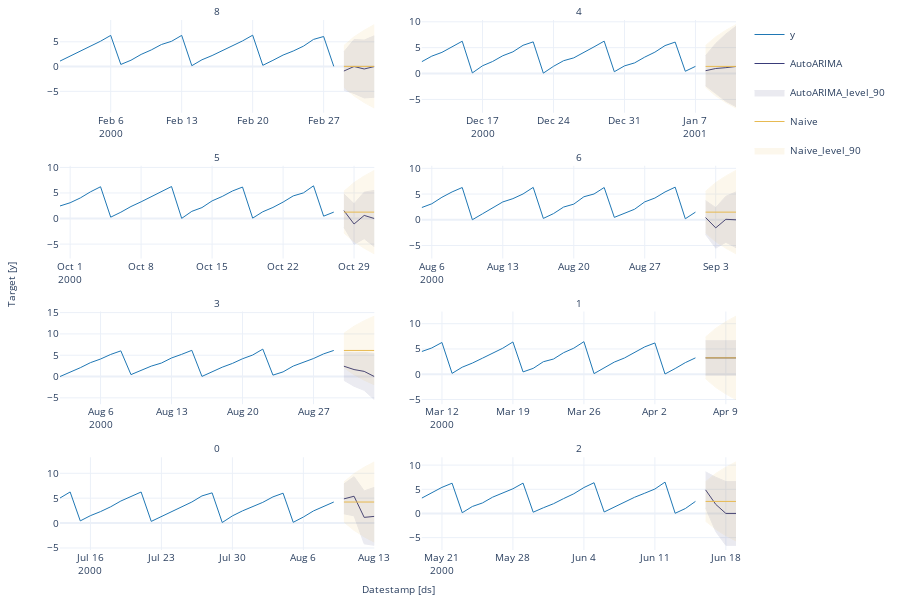

Notebook code for this chart:
### Code cell
#| hide
fcst.plot(panel_df, fcsts_df, models=['AutoARIMA', 'Naive'], max_insample_length=28)

### Figure 1 — Plotly figure (JSON) as saved in the notebook; plotly's stock layout.template omitted (floating-point values rounded to 4 significant figures)
{"data": [{"legendgroup": "y", "line": {"color": "#1f77b4", "width": 1}, "mode": "lines", "name": "y", "showlegend": true, "type": "scatter", "x": ["2000-02-01T00:00:00", "2000-02-02T00:00:00", "2000-02-03T00:00:00", "2000-02-04T00:00:00", "2000-02-05T00:00:00", "2000-02-06T00:00:00", "2000-02-07T00:00:00", "2000-02-08T00:00:00", "2000-02-09T00:00:00", "2000-02-10T00:00:00", "2000-02-11T00:00:00", "2000-02-12T00:00:00", "2000-02-13T00:00:00", "2000-02-14T00:00:00", "2000-02-15T00:00:00", "2000-02-16T00:00:00", "2000-02-17T00:00:00", "2000-02-18T00:00:00", "2000-02-19T00:00:00", "2000-02-20T00:00:00", "2000-02-21T00:00:00", "2000-02-22T00:00:00", "2000-02-23T00:00:00", "2000-02-24T00:00:00", "2000-02-25T00:00:00", "2000-02-26T00:00:00", "2000-02-27T00:00:00", "2000-02-28T00:00:00"], "xaxis": "x", "y": [1.111, 2.092, 3.239, 4.178, 5.12, 6.291, 0.4281, 1.278, 2.453, 3.358, 4.45, 5.101, 6.294, 0.1773, 1.372, 2.225, 3.206, 4.071, 5.177, 6.334, 0.2544, 1.26, 2.324, 3.138, 4.11, 5.484, 6.069, 0.0405], "yaxis": "y"}, {"legendgroup": "y", "line": {"color": "#1f77b4", "width": 1}, "mode": "lines", "name": "y", "showlegend": false, "type": "scatter", "x": ["2000-12-11T00:00:00", "2000-12-12T00:00:00", "2000-12-13T00:00:00", "2000-12-14T00:00:00", "2000-12-15T00:00:00", "2000-12-16T00:00:00", "2000-12-17T00:00:00", "2000-12-18T00:00:00", "2000-12-19T00:00:00", "2000-12-20T00:00:00", "2000-12-21T00:00:00", "2000-12-22T00:00:00", "2000-12-23T00:00:00", "2000-12-24T00:00:00", "2000-12-25T00:00:00", "2000-12-26T00:00:00", "2000-12-27T00:00:00", "2000-12-28T00:00:00", "2000-12-29T00:00:00", "2000-12-30T00:00:00", "2000-12-31T00:00:00", "2001-01-01T00:00:00", "2001-01-02T00:00:00", "2001-01-03T00:00:00", "2001-01-04T00:00:00", "2001-01-05T00:00:00", "2001-01-06T00:00:00", "2001-01-07T00:00:00"], "xaxis": "x2", "y": [2.281, 3.365, 4.096, 5.206, 6.249, 0.1218, 1.499, 2.336, 3.442, 4.196, 5.462, 6.126, 0.07894, 1.393, 2.487, 3.031, 4.05, 5.159, 6.263, 0.3521, 1.478, 2.059, 3.178, 4.133, 5.404, 6.082, 0.4384, 1.387], "yaxis": "y2"}, {"legendgroup": "y", "line": {"color": "#1f77b4", "width": 1}, "mode": "lines", "name": "y", "showlegend": false, "type": "scatter", "x": ["2000-09-30T00:00:00", "2000-10-01T00:00:00", "2000-10-02T00:00:00", "2000-10-03T00:00:00", "2000-10-04T00:00:00", "2000-10-05T00:00:00", "2000-10-06T00:00:00", "2000-10-07T00:00:00", "2000-10-08T00:00:00", "2000-10-09T00:00:00", "2000-10-10T00:00:00", "2000-10-11T00:00:00", "2000-10-12T00:00:00", "2000-10-13T00:00:00", "2000-10-14T00:00:00", "2000-10-15T00:00:00", "2000-10-16T00:00:00", "2000-10-17T00:00:00", "2000-10-18T00:00:00", "2000-10-19T00:00:00", "2000-10-20T00:00:00", "2000-10-21T00:00:00", "2000-10-22T00:00:00", "2000-10-23T00:00:00", "2000-10-24T00:00:00", "2000-10-25T00:00:00", "2000-10-26T00:00:00", "2000-10-27T00:00:00"], "xaxis": "x3", "y": [2.459, 3.085, 4.02, 5.215, 6.216, 0.2656, 1.235, 2.349, 3.271, 4.271, 5.334, 6.261, 0.03107, 1.406, 2.143, 3.451, 4.321, 5.382, 6.156, 0.07805, 1.326, 2.169, 3.215, 4.425, 5.011, 6.397, 0.4621, 1.253], "yaxis": "y3"}, {"legendgroup": "y", "line": {"color": "#1f77b4", "width": 1}, "mode": "lines", "name": "y", "showlegend": false, "type": "scatter", "x": ["2000-08-05T00:00:00", "2000-08-06T00:00:00", "2000-08-07T00:00:00", "2000-08-08T00:00:00", "2000-08-09T00:00:00", "2000-08-10T00:00:00", "2000-08-11T00:00:00", "2000-08-12T00:00:00", "2000-08-13T00:00:00", "2000-08-14T00:00:00", "2000-08-15T00:00:00", "2000-08-16T00:00:00", "2000-08-17T00:00:00", "2000-08-18T00:00:00", "2000-08-19T00:00:00", "2000-08-20T00:00:00", "2000-08-21T00:00:00", "2000-08-22T00:00:00", "2000-08-23T00:00:00", "2000-08-24T00:00:00", "2000-08-25T00:00:00", "2000-08-26T00:00:00", "2000-08-27T00:00:00", "2000-08-28T00:00:00", "2000-08-29T00:00:00", "2000-08-30T00:00:00", "2000-08-31T00:00:00", "2000-09-01T00:00:00"], "xaxis": "x4", "y": [2.377, 3.113, 4.376, 5.418, 6.271, 0.0137, 1.165, 2.296, 3.469, 4.109, 5.022, 6.298, 0.2705, 1.203, 2.477, 3.042, 4.476, 5.017, 6.269, 0.4728, 1.231, 2.055, 3.484, 4.226, 5.408, 6.341, 0.2029, 1.491], "yaxis": "y4"}, {"legendgroup": "y", "line": {"color": "#1f77b4", "width": 1}, "mode": "lines", "name": "y", "showlegend": false, "type": "scatter", "x": ["2000-08-02T00:00:00", "2000-08-03T00:00:00", "2000-08-04T00:00:00", "2000-08-05T00:00:00", "2000-08-06T00:00:00", "2000-08-07T00:00:00", "2000-08-08T00:00:00", "2000-08-09T00:00:00", "2000-08-10T00:00:00", "2000-08-11T00:00:00", "2000-08-12T00:00:00", "2000-08-13T00:00:00", "2000-08-14T00:00:00", "2000-08-15T00:00:00", "2000-08-16T00:00:00", "2000-08-17T00:00:00", "2000-08-18T00:00:00", "2000-08-19T00:00:00", "2000-08-20T00:00:00", "2000-08-21T00:00:00", "2000-08-22T00:00:00", "2000-08-23T00:00:00", "2000-08-24T00:00:00", "2000-08-25T00:00:00", "2000-08-26T00:00:00", "2000-08-27T00:00:00", "2000-08-28T00:00:00", "2000-08-29T00:00:00"], "xaxis": "x5", "y": [0.004345, 1.012, 2.072, 3.257, 4.111, 5.185, 6.028, 0.4556, 1.442, 2.449, 3.166, 4.356, 5.213, 6.151, 0.03521, 1.211, 2.194, 3.08, 4.175, 5.048, 6.436, 0.3338, 1.096, 2.459, 3.29, 4.228, 5.321, 6.127], "yaxis": "y5"}, {"legendgroup": "y", "line": {"color": "#1f77b4", "width": 1}, "mode": "lines", "name": "y", "showlegend": false, "type": "scatter", "x": ["2000-03-10T00:00:00", "2000-03-11T00:00:00", "2000-03-12T00:00:00", "2000-03-13T00:00:00", "2000-03-14T00:00:00", "2000-03-15T00:00:00", "2000-03-16T00:00:00", "2000-03-17T00:00:00", "2000-03-18T00:00:00", "2000-03-19T00:00:00", "2000-03-20T00:00:00", "2000-03-21T00:00:00", "2000-03-22T00:00:00", "2000-03-23T00:00:00", "2000-03-24T00:00:00", "2000-03-25T00:00:00", "2000-03-26T00:00:00", "2000-03-27T00:00:00", "2000-03-28T00:00:00", "2000-03-29T00:00:00", "2000-03-30T00:00:00", "2000-03-31T00:00:00", "2000-04-01T00:00:00", "2000-04-02T00:00:00", "2000-04-03T00:00:00", "2000-04-04T00:00:00", "2000-04-05T00:00:00", "2000-04-06T00:00:00"], "xaxis": "x6", "y": [4.49, 5.203, 6.285, 0.1718, 1.394, 2.206, 3.18, 4.2, 5.151, 6.388, 0.4631, 1.163, 2.476, 3.007, 4.267, 5.152, 6.441, 0.1253, 1.339, 2.405, 3.216, 4.376, 5.415, 6.19, 0.04827, 1.128, 2.296, 3.238], "yaxis": "y6"}, {"legendgroup": "y", "line": {"color": "#1f77b4", "width": 1}, "mode": "lines", "name": "y", "showlegend": false, "type": "scatter", "x": ["2000-07-13T00:00:00", "2000-07-14T00:00:00", "2000-07-15T00:00:00", "2000-07-16T00:00:00", "2000-07-17T00:00:00", "2000-07-18T00:00:00", "2000-07-19T00:00:00", "2000-07-20T00:00:00", "2000-07-21T00:00:00", "2000-07-22T00:00:00", "2000-07-23T00:00:00", "2000-07-24T00:00:00", "2000-07-25T00:00:00", "2000-07-26T00:00:00", "2000-07-27T00:00:00", "2000-07-28T00:00:00", "2000-07-29T00:00:00", "2000-07-30T00:00:00", "2000-07-31T00:00:00", "2000-08-01T00:00:00", "2000-08-02T00:00:00", "2000-08-03T00:00:00", "2000-08-04T00:00:00", "2000-08-05T00:00:00", "2000-08-06T00:00:00", "2000-08-07T00:00:00", "2000-08-08T00:00:00", "2000-08-09T00:00:00"], "xaxis": "x7", "y": [5.028, 6.244, 0.4405, 1.488, 2.309, 3.271, 4.427, 5.372, 6.239, 0.3385, 1.304, 2.357, 3.235, 4.228, 5.453, 6.069, 0.1146, 1.441, 2.452, 3.323, 4.162, 5.26, 6.0, 0.1559, 1.213, 2.443, 3.34, 4.228], "yaxis": "y7"}, {"legendgroup": "y", "line": {"color": "#1f77b4", "width": 1}, "mode": "lines", "name": "y", "showlegend": false, "type": "scatter", "x": ["2000-05-19T00:00:00", "2000-05-20T00:00:00", "2000-05-21T00:00:00", "2000-05-22T00:00:00", "2000-05-23T00:00:00", "2000-05-24T00:00:00", "2000-05-25T00:00:00", "2000-05-26T00:00:00", "2000-05-27T00:00:00", "2000-05-28T00:00:00", "2000-05-29T00:00:00", "2000-05-30T00:00:00", "2000-05-31T00:00:00", "2000-06-01T00:00:00", "2000-06-02T00:00:00", "2000-06-03T00:00:00", "2000-06-04T00:00:00", "2000-06-05T00:00:00", "2000-06-06T00:00:00", "2000-06-07T00:00:00", "2000-06-08T00:00:00", "2000-06-09T00:00:00", "2000-06-10T00:00:00", "2000-06-11T00:00:00", "2000-06-12T00:00:00", "2000-06-13T00:00:00", "2000-06-14T00:00:00", "2000-06-15T00:00:00"], "xaxis": "x8", "y": [3.162, 4.34, 5.398, 6.252, 0.1481, 1.443, 2.176, 3.369, 4.278, 5.101, 6.274, 0.2598, 1.174, 2.012, 3.074, 4.066, 5.354, 6.355, 0.3059, 1.336, 2.224, 3.348, 4.189, 5.05, 6.48, 0.03622, 1.01, 2.49], "yaxis": "y8"}, {"legendgroup": "AutoARIMA", "line": {"color": "#393b79", "width": 1}, "mode": "lines", "name": "AutoARIMA", "showlegend": true, "type": "scatter", "x": ["2000-02-29T00:00:00", "2000-03-01T00:00:00", "2000-03-02T00:00:00", "2000-03-03T00:00:00"], "xaxis": "x", "y": [-0.8951, 0.01778, -0.4875, 0.007351], "yaxis": "y"}, {"fill": "toself", "fillcolor": "#393b79", "legendgroup": "AutoARIMA_level_90", "line": {"color": "#393b79", "width": 1}, "mode": "lines", "name": "AutoARIMA_level_90", "opacity": 0.1, "showlegend": true, "type": "scatter", "x": ["2000-02-29T00:00:00.000000000", "2000-03-01T00:00:00.000000000", "2000-03-02T00:00:00.000000000", "2000-03-03T00:00:00.000000000", "2000-03-03T00:00:00.000000000", "2000-03-02T00:00:00.000000000", "2000-03-01T00:00:00.000000000", "2000-02-29T00:00:00.000000000"], "xaxis": "x", "y": [2.972, 5.457, 5.352, 6.211, -6.197, -6.327, -5.422, -4.762], "yaxis": "y"}, {"legendgroup": "Naive", "line": {"color": "#e7ba52", "width": 1}, "mode": "lines", "name": "Naive", "showlegend": true, "type": "scatter", "x": ["2000-02-29T00:00:00", "2000-03-01T00:00:00", "2000-03-02T00:00:00", "2000-03-03T00:00:00"], "xaxis": "x", "y": [0.0405, 0.0405, 0.0405, 0.0405], "yaxis": "y"}, {"fill": "toself", "fillcolor": "#e7ba52", "legendgroup": "Naive_level_90", "line": {"color": "#e7ba52", "width": 1}, "mode": "lines", "name": "Naive_level_90", "opacity": 0.1, "showlegend": true, "type": "scatter", "x": ["2000-02-29T00:00:00.000000000", "2000-03-01T00:00:00.000000000", "2000-03-02T00:00:00.000000000", "2000-03-03T00:00:00.000000000", "2000-03-03T00:00:00.000000000", "2000-03-02T00:00:00.000000000", "2000-03-01T00:00:00.000000000", "2000-02-29T00:00:00.000000000"], "xaxis": "x", "y": [4.253, 5.998, 7.337, 8.466, -8.385, -7.256, -5.917, -4.172], "yaxis": "y"}, {"legendgroup": "AutoARIMA", "line": {"color": "#393b79", "width": 1}, "mode": "lines", "name": "AutoARIMA", "showlegend": false, "type": "scatter", "x": ["2001-01-08T00:00:00", "2001-01-09T00:00:00", "2001-01-10T00:00:00", "2001-01-11T00:00:00"], "xaxis": "x2", "y": [0.5534, 0.9767, 1.137, 1.365], "yaxis": "y2"}, {"fill": "toself", "fillcolor": "#393b79", "legendgroup": "AutoARIMA_level_90", "line": {"color": "#393b79", "width": 1}, "mode": "lines", "name": "AutoARIMA_level_90", "opacity": 0.1, "showlegend": false, "type": "scatter", "x": ["2001-01-08T00:00:00.000000000", "2001-01-09T00:00:00.000000000", "2001-01-10T00:00:00.000000000", "2001-01-11T00:00:00.000000000", "2001-01-11T00:00:00.000000000", "2001-01-10T00:00:00.000000000", "2001-01-09T00:00:00.000000000", "2001-01-08T00:00:00.000000000"], "xaxis": "x2", "y": [3.469, 5.809, 7.634, 9.132, -6.402, -5.36, -3.855, -2.362], "yaxis": "y2"}, {"legendgroup": "Naive", "line": {"color": "#e7ba52", "width": 1}, "mode": "lines", "name": "Naive", "showlegend": false, "type": "scatter", "x": ["2001-01-08T00:00:00", "2001-01-09T00:00:00", "2001-01-10T00:00:00", "2001-01-11T00:00:00"], "xaxis": "x2", "y": [1.387, 1.387, 1.387, 1.387], "yaxis": "y2"}, {"fill": "toself", "fillcolor": "#e7ba52", "legendgroup": "Naive_level_90", "line": {"color": "#e7ba52", "width": 1}, "mode": "lines", "name": "Naive_level_90", "opacity": 0.1, "showlegend": false, "type": "scatter", "x": ["2001-01-08T00:00:00.000000000", "2001-01-09T00:00:00.000000000", "2001-01-10T00:00:00.000000000", "2001-01-11T00:00:00.000000000", "2001-01-11T00:00:00.000000000", "2001-01-10T00:00:00.000000000", "2001-01-09T00:00:00.000000000", "2001-01-08T00:00:00.000000000"], "xaxis": "x2", "y": [5.42, 7.091, 8.373, 9.454, -6.68, -5.599, -4.317, -2.647], "yaxis": "y2"}, {"legendgroup": "AutoARIMA", "line": {"color": "#393b79", "width": 1}, "mode": "lines", "name": "AutoARIMA", "showlegend": false, "type": "scatter", "x": ["2000-10-28T00:00:00", "2000-10-29T00:00:00", "2000-10-30T00:00:00", "2000-10-31T00:00:00"], "xaxis": "x3", "y": [1.545, -1.07, 0.6109, 0], "yaxis": "y3"}, {"fill": "toself", "fillcolor": "#393b79", "legendgroup": "AutoARIMA_level_90", "line": {"color": "#393b79", "width": 1}, "mode": "lines", "name": "AutoARIMA_level_90", "opacity": 0.1, "showlegend": false, "type": "scatter", "x": ["2000-10-28T00:00:00.000000000", "2000-10-29T00:00:00.000000000", "2000-10-30T00:00:00.000000000", "2000-10-31T00:00:00.000000000", "2000-10-31T00:00:00.000000000", "2000-10-30T00:00:00.000000000", "2000-10-29T00:00:00.000000000", "2000-10-28T00:00:00.000000000"], "xaxis": "x3", "y": [4.797, 2.89, 5.156, 5.5, -5.5, -3.934, -5.03, -1.706], "yaxis": "y3"}, {"legendgroup": "Naive", "line": {"color": "#e7ba52", "width": 1}, "mode": "lines", "name": "Naive", "showlegend": false, "type": "scatter", "x": ["2000-10-28T00:00:00", "2000-10-29T00:00:00", "2000-10-30T00:00:00", "2000-10-31T00:00:00"], "xaxis": "x3", "y": [1.253, 1.253, 1.253, 1.253], "yaxis": "y3"}, {"fill": "toself", "fillcolor": "#e7ba52", "legendgroup": "Naive_level_90", "line": {"color": "#e7ba52", "width": 1}, "mode": "lines", "name": "Naive_level_90", "opacity": 0.1, "showlegend": false, "type": "scatter", "x": ["2000-10-28T00:00:00.000000000", "2000-10-29T00:00:00.000000000", "2000-10-30T00:00:00.000000000", "2000-10-31T00:00:00.000000000", "2000-10-31T00:00:00.000000000", "2000-10-30T00:00:00.000000000", "2000-10-29T00:00:00.000000000", "2000-10-28T00:00:00.000000000"], "xaxis": "x3", "y": [5.336, 7.027, 8.325, 9.419, -6.913, -5.819, -4.521, -2.83], "yaxis": "y3"}, {"legendgroup": "AutoARIMA", "line": {"color": "#393b79", "width": 1}, "mode": "lines", "name": "AutoARIMA", "showlegend": false, "type": "scatter", "x": ["2000-09-02T00:00:00", "2000-09-03T00:00:00", "2000-09-04T00:00:00", "2000-09-05T00:00:00"], "xaxis": "x4", "y": [0.4357, -1.568, 0.09745, 0], "yaxis": "y4"}, {"fill": "toself", "fillcolor": "#393b79", "legendgroup": "AutoARIMA_level_90", "line": {"color": "#393b79", "width": 1}, "mode": "lines", "name": "AutoARIMA_level_90", "opacity": 0.1, "showlegend": false, "type": "scatter", "x": ["2000-09-02T00:00:00.000000000", "2000-09-03T00:00:00.000000000", "2000-09-04T00:00:00.000000000", "2000-09-05T00:00:00.000000000", "2000-09-05T00:00:00.000000000", "2000-09-04T00:00:00.000000000", "2000-09-03T00:00:00.000000000", "2000-09-02T00:00:00.000000000"], "xaxis": "x4", "y": [3.72, 2.373, 4.565, 5.417, -5.417, -4.37, -5.509, -2.849], "yaxis": "y4"}, {"legendgroup": "Naive", "line": {"color": "#e7ba52", "width": 1}, "mode": "lines", "name": "Naive", "showlegend": false, "type": "scatter", "x": ["2000-09-02T00:00:00", "2000-09-03T00:00:00", "2000-09-04T00:00:00", "2000-09-05T00:00:00"], "xaxis": "x4", "y": [1.491, 1.491, 1.491, 1.491], "yaxis": "y4"}, {"fill": "toself", "fillcolor": "#e7ba52", "legendgroup": "Naive_level_90", "line": {"color": "#e7ba52", "width": 1}, "mode": "lines", "name": "Naive_level_90", "opacity": 0.1, "showlegend": false, "type": "scatter", "x": ["2000-09-02T00:00:00.000000000", "2000-09-03T00:00:00.000000000", "2000-09-04T00:00:00.000000000", "2000-09-05T00:00:00.000000000", "2000-09-05T00:00:00.000000000", "2000-09-04T00:00:00.000000000", "2000-09-03T00:00:00.000000000", "2000-09-02T00:00:00.000000000"], "xaxis": "x4", "y": [5.545, 7.225, 8.513, 9.6, -6.617, -5.531, -4.242, -2.563], "yaxis": "y4"}, {"legendgroup": "AutoARIMA", "line": {"color": "#393b79", "width": 1}, "mode": "lines", "name": "AutoARIMA", "showlegend": false, "type": "scatter", "x": ["2000-08-30T00:00:00", "2000-08-31T00:00:00", "2000-09-01T00:00:00", "2000-09-02T00:00:00"], "xaxis": "x5", "y": [2.421, 1.644, 1.213, 0], "yaxis": "y5"}, {"fill": "toself", "fillcolor": "#393b79", "legendgroup": "AutoARIMA_level_90", "line": {"color": "#393b79", "width": 1}, "mode": "lines", "name": "AutoARIMA_level_90", "opacity": 0.1, "showlegend": false, "type": "scatter", "x": ["2000-08-30T00:00:00.000000000", "2000-08-31T00:00:00.000000000", "2000-09-01T00:00:00.000000000", "2000-09-02T00:00:00.000000000", "2000-09-02T00:00:00.000000000", "2000-09-01T00:00:00.000000000", "2000-08-31T00:00:00.000000000", "2000-08-30T00:00:00.000000000"], "xaxis": "x5", "y": [5.73, 5.561, 5.663, 5.409, -5.409, -3.238, -2.273, -0.8877], "yaxis": "y5"}, {"legendgroup": "Naive", "line": {"color": "#e7ba52", "width": 1}, "mode": "lines", "name": "Naive", "showlegend": false, "type": "scatter", "x": ["2000-08-30T00:00:00", "2000-08-31T00:00:00", "2000-09-01T00:00:00", "2000-09-02T00:00:00"], "xaxis": "x5", "y": [6.127, 6.127, 6.127, 6.127], "yaxis": "y5"}, {"fill": "toself", "fillcolor": "#e7ba52", "legendgroup": "Naive_level_90", "line": {"color": "#e7ba52", "width": 1}, "mode": "lines", "name": "Naive_level_90", "opacity": 0.1, "showlegend": false, "type": "scatter", "x": ["2000-08-30T00:00:00.000000000", "2000-08-31T00:00:00.000000000", "2000-09-01T00:00:00.000000000", "2000-09-02T00:00:00.000000000", "2000-09-02T00:00:00.000000000", "2000-09-01T00:00:00.000000000", "2000-08-31T00:00:00.000000000", "2000-08-30T00:00:00.000000000"], "xaxis": "x5", "y": [10.15, 11.82, 13.09, 14.17, -1.919, -0.841, 0.4377, 2.104], "yaxis": "y5"}, {"legendgroup": "AutoARIMA", "line": {"color": "#393b79", "width": 1}, "mode": "lines", "name": "AutoARIMA", "showlegend": false, "type": "scatter", "x": ["2000-04-07T00:00:00", "2000-04-08T00:00:00", "2000-04-09T00:00:00", "2000-04-10T00:00:00"], "xaxis": "x6", "y": [3.232, 3.232, 3.232, 3.232], "yaxis": "y6"}, {"fill": "toself", "fillcolor": "#393b79", "legendgroup": "AutoARIMA_level_90", "line": {"color": "#393b79", "width": 1}, "mode": "lines", "name": "AutoARIMA_level_90", "opacity": 0.1, "showlegend": false, "type": "scatter", "x": ["2000-04-07T00:00:00.000000000", "2000-04-08T00:00:00.000000000", "2000-04-09T00:00:00.000000000", "2000-04-10T00:00:00.000000000", "2000-04-10T00:00:00.000000000", "2000-04-09T00:00:00.000000000", "2000-04-08T00:00:00.000000000", "2000-04-07T00:00:00.000000000"], "xaxis": "x6", "y": [6.645, 6.645, 6.645, 6.645, -0.18, -0.18, -0.18, -0.18], "yaxis": "y6"}, {"legendgroup": "Naive", "line": {"color": "#e7ba52", "width": 1}, "mode": "lines", "name": "Naive", "showlegend": false, "type": "scatter", "x": ["2000-04-07T00:00:00", "2000-04-08T00:00:00", "2000-04-09T00:00:00", "2000-04-10T00:00:00"], "xaxis": "x6", "y": [3.238, 3.238, 3.238, 3.238], "yaxis": "y6"}, {"fill": "toself", "fillcolor": "#e7ba52", "legendgroup": "Naive_level_90", "line": {"color": "#e7ba52", "width": 1}, "mode": "lines", "name": "Naive_level_90", "opacity": 0.1, "showlegend": false, "type": "scatter", "x": ["2000-04-07T00:00:00.000000000", "2000-04-08T00:00:00.000000000", "2000-04-09T00:00:00.000000000", "2000-04-10T00:00:00.000000000", "2000-04-10T00:00:00.000000000", "2000-04-09T00:00:00.000000000", "2000-04-08T00:00:00.000000000", "2000-04-07T00:00:00.000000000"], "xaxis": "x6", "y": [7.367, 9.077, 10.39, 11.5, -5.019, -3.913, -2.601, -0.8905], "yaxis": "y6"}, {"legendgroup": "AutoARIMA", "line": {"color": "#393b79", "width": 1}, "mode": "lines", "name": "AutoARIMA", "showlegend": false, "type": "scatter", "x": ["2000-08-10T00:00:00", "2000-08-11T00:00:00", "2000-08-12T00:00:00", "2000-08-13T00:00:00"], "xaxis": "x7", "y": [4.858, 5.389, 1.143, 1.346], "yaxis": "y7"}, {"fill": "toself", "fillcolor": "#393b79", "legendgroup": "AutoARIMA_level_90", "line": {"color": "#393b79", "width": 1}, "mode": "lines", "name": "AutoARIMA_level_90", "opacity": 0.1, "showlegend": false, "type": "scatter", "x": ["2000-08-10T00:00:00.000000000", "2000-08-11T00:00:00.000000000", "2000-08-12T00:00:00.000000000", "2000-08-13T00:00:00.000000000", "2000-08-13T00:00:00.000000000", "2000-08-12T00:00:00.000000000", "2000-08-11T00:00:00.000000000", "2000-08-10T00:00:00.000000000"], "xaxis": "x7", "y": [7.861, 9.313, 6.453, 7.165, -4.473, -4.167, 1.466, 1.854], "yaxis": "y7"}, {"legendgroup": "Naive", "line": {"color": "#e7ba52", "width": 1}, "mode": "lines", "name": "Naive", "showlegend": false, "type": "scatter", "x": ["2000-08-10T00:00:00", "2000-08-11T00:00:00", "2000-08-12T00:00:00", "2000-08-13T00:00:00"], "xaxis": "x7", "y": [4.228, 4.228, 4.228, 4.228], "yaxis": "y7"}, {"fill": "toself", "fillcolor": "#e7ba52", "legendgroup": "Naive_level_90", "line": {"color": "#e7ba52", "width": 1}, "mode": "lines", "name": "Naive_level_90", "opacity": 0.1, "showlegend": false, "type": "scatter", "x": ["2000-08-10T00:00:00.000000000", "2000-08-11T00:00:00.000000000", "2000-08-12T00:00:00.000000000", "2000-08-13T00:00:00.000000000", "2000-08-13T00:00:00.000000000", "2000-08-12T00:00:00.000000000", "2000-08-11T00:00:00.000000000", "2000-08-10T00:00:00.000000000"], "xaxis": "x7", "y": [8.257, 9.925, 11.21, 12.29, -3.829, -2.749, -1.469, 0.1996], "yaxis": "y7"}, {"legendgroup": "AutoARIMA", "line": {"color": "#393b79", "width": 1}, "mode": "lines", "name": "AutoARIMA", "showlegend": false, "type": "scatter", "x": ["2000-06-16T00:00:00", "2000-06-17T00:00:00", "2000-06-18T00:00:00", "2000-06-19T00:00:00"], "xaxis": "x8", "y": [4.876, 1.881, 0, 0], "yaxis": "y8"}, {"fill": "toself", "fillcolor": "#393b79", "legendgroup": "AutoARIMA_level_90", "line": {"color": "#393b79", "width": 1}, "mode": "lines", "name": "AutoARIMA_level_90", "opacity": 0.1, "showlegend": false, "type": "scatter", "x": ["2000-06-16T00:00:00.000000000", "2000-06-17T00:00:00.000000000", "2000-06-18T00:00:00.000000000", "2000-06-19T00:00:00.000000000", "2000-06-19T00:00:00.000000000", "2000-06-18T00:00:00.000000000", "2000-06-17T00:00:00.000000000", "2000-06-16T00:00:00.000000000"], "xaxis": "x8", "y": [8.601, 7.496, 6.599, 6.599, -6.599, -6.599, -3.735, 1.151], "yaxis": "y8"}, {"legendgroup": "Naive", "line": {"color": "#e7ba52", "width": 1}, "mode": "lines", "name": "Naive", "showlegend": false, "type": "scatter", "x": ["2000-06-16T00:00:00", "2000-06-17T00:00:00", "2000-06-18T00:00:00", "2000-06-19T00:00:00"], "xaxis": "x8", "y": [2.49, 2.49, 2.49, 2.49], "yaxis": "y8"}, {"fill": "toself", "fillcolor": "#e7ba52", "legendgroup": "Naive_level_90", "line": {"color": "#e7ba52", "width": 1}, "mode": "lines", "name": "Naive_level_90", "opacity": 0.1, "showlegend": false, "type": "scatter", "x": ["2000-06-16T00:00:00.000000000", "2000-06-17T00:00:00.000000000", "2000-06-18T00:00:00.000000000", "2000-06-19T00:00:00.000000000", "2000-06-19T00:00:00.000000000", "2000-06-18T00:00:00.000000000", "2000-06-17T00:00:00.000000000", "2000-06-16T00:00:00.000000000"], "xaxis": "x8", "y": [6.576, 8.268, 9.567, 10.66, -5.682, -4.587, -3.289, -1.596], "yaxis": "y8"}], "layout": {"annotations": [{"font": {"size": 10}, "showarrow": false, "text": "8", "x": 0.2325, "xanchor": "center", "xref": "paper", "y": 1, "yanchor": "bottom", "yref": "paper"}, {"font": {"size": 10}, "showarrow": false, "text": "4", "x": 0.7675, "xanchor": "center", "xref": "paper", "y": 1, "yanchor": "bottom", "yref": "paper"}, {"font": {"size": 10}, "showarrow": false, "text": "5", "x": 0.2325, "xanchor": "center", "xref": "paper", "y": 0.725, "yanchor": "bottom", "yref": "paper"}, {"font": {"size": 10}, "showarrow": false, "text": "6", "x": 0.7675, "xanchor": "center", "xref": "paper", "y": 0.725, "yanchor": "bottom", "yref": "paper"}, {"font": {"size": 10}, "showarrow": false, "text": "3", "x": 0.2325, "xanchor": "center", "xref": "paper", "y": 0.45, "yanchor": "bottom", "yref": "paper"}, {"font": {"size": 10}, "showarrow": false, "text": "1", "x": 0.7675, "xanchor": "center", "xref": "paper", "y": 0.45, "yanchor": "bottom", "yref": "paper"}, {"font": {"size": 10}, "showarrow": false, "text": "0", "x": 0.2325, "xanchor": "center", "xref": "paper", "y": 0.175, "yanchor": "bottom", "yref": "paper"}, {"font": {"size": 10}, "showarrow": false, "text": "2", "x": 0.7675, "xanchor": "center", "xref": "paper", "y": 0.175, "yanchor": "bottom", "yref": "paper"}, {"font": {"size": 10}, "showarrow": false, "text": "Datestamp [ds]", "x": 0.5, "xanchor": "center", "xref": "paper", "y": 0, "yanchor": "top", "yref": "paper", "yshift": -30}, {"font": {"size": 10}, "showarrow": false, "text": "Target [y]", "textangle": -90, "x": 0, "xanchor": "right", "xref": "paper", "xshift": -40, "y": 0.5, "yanchor": "middle", "yref": "paper"}], "autosize": true, "font": {"size": 10}, "height": 600, "margin": {"b": 50, "l": 60, "r": 10, "t": 20}, "xaxis": {"anchor": "y", "domain": [0, 0.465], "showticklabels": true, "visible": true}, "xaxis2": {"anchor": "y2", "domain": [0.535, 1.0], "showticklabels": true, "visible": true}, "xaxis3": {"anchor": "y3", "domain": [0, 0.465], "showticklabels": true, "visible": true}, "xaxis4": {"anchor": "y4", "domain": [0.535, 1.0], "showticklabels": true, "visible": true}, "xaxis5": {"anchor": "y5", "domain": [0, 0.465], "showticklabels": true, "visible": true}, "xaxis6": {"anchor": "y6", "domain": [0.535, 1.0], "showticklabels": true, "visible": true}, "xaxis7": {"anchor": "y7", "domain": [0, 0.465], "showticklabels": true, "visible": true}, "xaxis8": {"anchor": "y8", "domain": [0.535, 1.0], "showticklabels": true, "visible": true}, "yaxis": {"anchor": "x", "domain": [0.825, 1]}, "yaxis2": {"anchor": "x2", "domain": [0.825, 1]}, "yaxis3": {"anchor": "x3", "domain": [0.55, 0.725]}, "yaxis4": {"anchor": "x4", "domain": [0.55, 0.725]}, "yaxis5": {"anchor": "x5", "domain": [0.275, 0.45]}, "yaxis6": {"anchor": "x6", "domain": [0.275, 0.45]}, "yaxis7": {"anchor": "x7", "domain": [0, 0.175]}, "yaxis8": {"anchor": "x8", "domain": [0, 0.175]}}}
